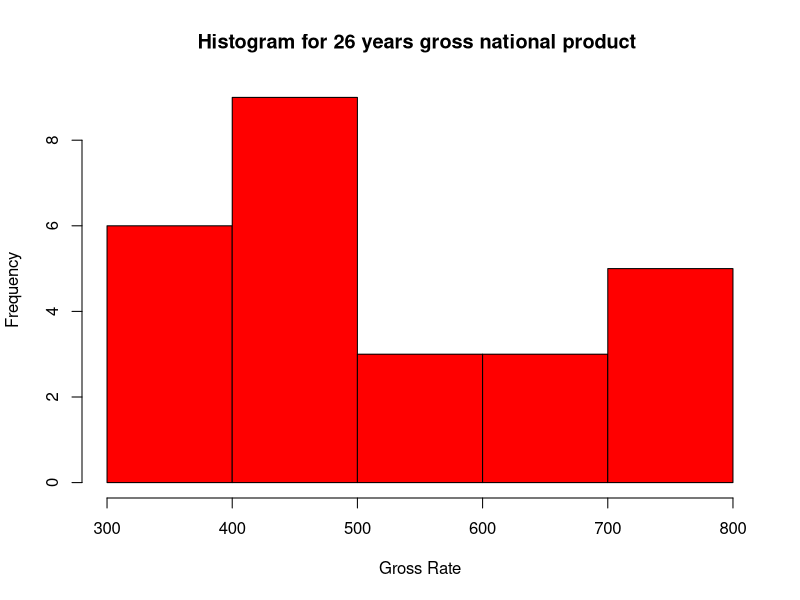

Reproduce this figure in R.
# Q1 File gross.dat contains gross national product y in real dollars for 26 recent years, 
# x = 1,2,...,26. Use R expressions to do the followings

# a. Read data into R.
gross = read.table("gross.dat", header = TRUE)
grossProduct = gross$y;
grossProduct

# b. Plot the histogram of y. 
hist(grossProduct, col="red", xlab="Gross Rate", main="Histogram for 26 years gross national product ")

# c. Calculate the sample mean, the sample standard deviation1 and median of y.  
#   i. Mean of gross product
meanGP = mean(grossProduct)
meanGP

#   ii. Standard Deviation of Gross Product
varGP = sum((grossProduct - meanGP)^2)/(length(grossProduct) - 1)
sdGP = sqrt(varGP)
sdGP

#   iii. median of Gross Product
medianGP = median(grossProduct)
medianGP

# d.  The coding of a data set refers to the operation of subtracting (or adding) 
#     a constant to each observation and then dividing (multiplying) by another constant. 
#     The coding by subtracting the sample mean of data and dividing by the sample 
#     standard deviation is called standardization and the coded data is called standardized data. 
#     Standardize y and calculate the mean and the variance of the standardized y

## Standardize y
standardizedGP = (grossProduct - meanGP)/sdGP
standardizedGP

## Mean of Standardize y
meanStandardizedGP = mean(standardizedGP)
meanStandardizedGP

## Variance of Standardize y
varianceStandardizedGP = sum((standardizedGP - meanStandardizedGP)^2)/(length(standardizedGP) - 1)
varianceStandardizedGP

